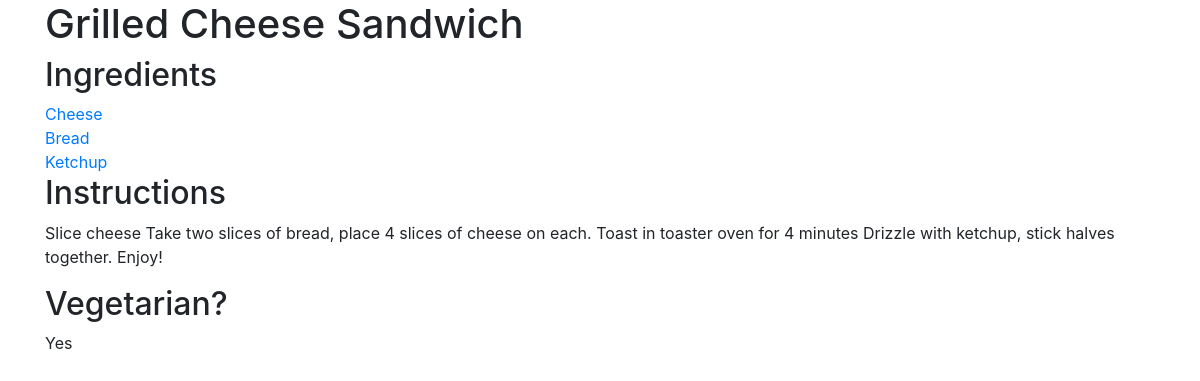
The page /recipe/1/ on the database as committed earlier.
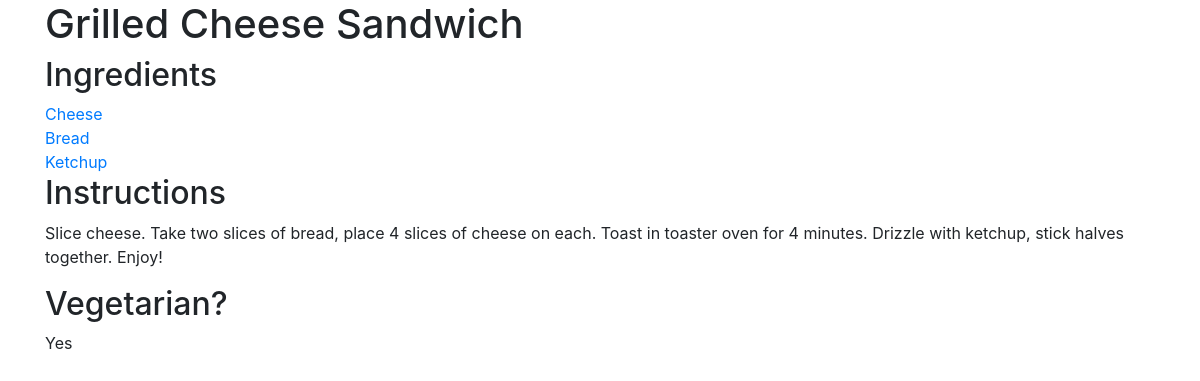
The same page on the database as committed later.
### recipes/models.py (models this page shows, shortened)
class Recipe(models.Model):
    title = models.CharField(max_length=50)
    instructions = models.TextField()
    ingredients = models.ManyToManyField('Ingredient',blank=True)
    def is_vegetarian(self):
        for recipe_ingredient in self.ingredients.all():
            if recipe_ingredient.isMeat:
                return False
        return True

class Ingredient(models.Model):
    name = models.CharField(max_length=50)
    isMeat = models.BooleanField()
    recipes = models.ManyToManyField(Recipe,blank=True)

### recipes/views.py (the view)
# urls.py: path('recipe/<int:recipe_id>/', views.recipe_detail, name='recipe_detail'),
def recipe_detail(request, recipe_id):
    recipe = get_object_or_404(Recipe, pk=recipe_id)
    context = {'recipe': recipe}
    return render(request, 'recipes/recipe_detail.html', context)

### recipes/templates/recipes/recipe_detail.html (shortened to what this page needs)
<!doctype html>
<html lang="en">
  <head>
    <link rel="stylesheet" href="https://maxcdn.bootstrapcdn.com/bootstrap/4.0.0/css/bootstrap.min.css">
  </head>
  <body>
    <div class="container">
      <h1>{{ recipe.title }}</h1>
      <h2>Ingredients</h2>
      {% for ingredient in recipe.ingredients.all %}
          <a href="{% url 'recipes:ingredient_detail' ingredient.id %}">{{ ingredient.name }}</a> </br>
      {% endfor %}
      <h2>Instructions</h2>
      {{ recipe.instructions }} <p>
      <h2>Vegetarian?</h2>
      {% if recipe.is_vegetarian %}
          Yes
      {% else %}
          No
      {% endif %}
    </div>
  </body>
</html>

Rows that differ between the two databases and show on the page:
changed Recipe "Grilled Cheese Sandwich": instructions "Slice cheese Take two slices of bread, place 4 slices of cheese on each. Toast in toaster oven for 4 minutes Drizzle with ketchup, stick halves together. Enjoy!" → "Slice cheese. Take two slices of bread, place 4 slices of cheese on each. Toast in toaster oven for 4 minutes. Drizzle with ketchup, stick…"
